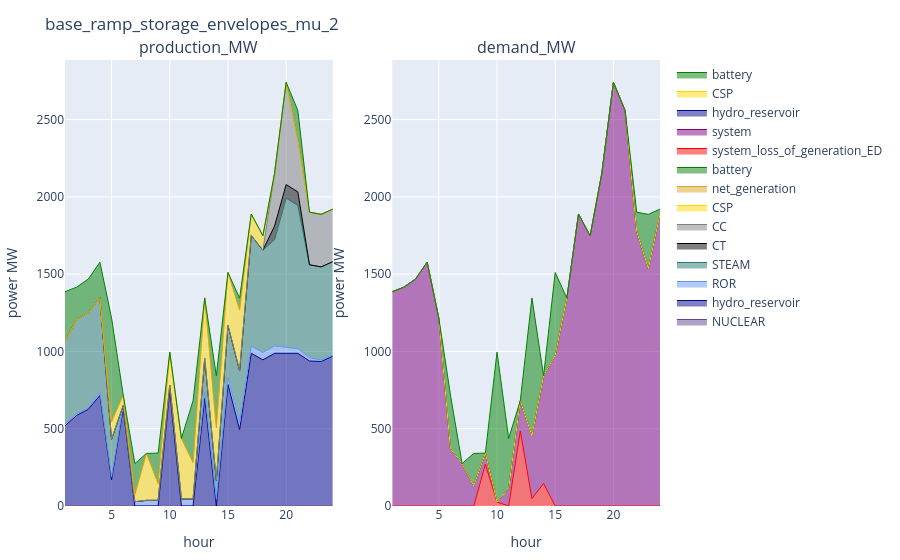

Notebook code cell kept with this figure:
### Code cell
config_ = config_2
supply_uc_ = supply_uc[(supply_uc.configuration .== config_) .& (supply_uc.day .== day_), :]
demand_uc_ = demand_uc[(demand_uc.configuration .== config_) .& (demand_uc.day .== day_), :]
reserve_uc_ = reserve_uc[(reserve_uc.configuration .== config_) .& (reserve_uc.day .== day_), :]
plot_supply_demand(supply_uc_, demand_uc_, string(config_))

### Figure 1 — Plotly figure (JSON) as saved in the notebook; plotly's stock layout.template omitted (floating-point values rounded to 4 significant figures)
{"data": [{"line": {"color": "rgba(95, 70, 144, 1)", "shape": "line", "width": 1}, "mode": "lines", "name": "NUCLEAR", "stackgroup": "one", "type": "scatter", "x": [1, 2, 3, 4, 5, 6, 7, 8, 9, 10, 11, 12, 13, 14, 15, 16, 17, 18, 19, 20, 21, 22, 23, 24], "xaxis": "x1", "y": [0, 0, 0, 0, 0, 0, 0, 0, 0, 0, 0, 0, 0, 0, 0, 0, 0, 0, 0, 0, 0, 0, 0, 0], "yaxis": "y1"}, {"line": {"color": "darkblue", "shape": "line", "width": 1}, "mode": "lines", "name": "hydro_reservoir", "stackgroup": "one", "type": "scatter", "x": [1, 2, 3, 4, 5, 6, 7, 8, 9, 10, 11, 12, 13, 14, 15, 16, 17, 18, 19, 20, 21, 22, 23, 24], "xaxis": "x1", "y": [518.6, 586.1, 625.7, 715.8, 169.3, 631.6, 0, 0, 0, 744.6, 0, 0, 697.2, 0, 786.9, 494.1, 988, 945.7, 988, 988, 988, 938.4, 934.9, 969.1], "yaxis": "y1"}, {"line": {"color": "cornflowerblue", "shape": "line", "width": 1}, "mode": "lines", "name": "ROR", "stackgroup": "one", "type": "scatter", "x": [1, 2, 3, 4, 5, 6, 7, 8, 9, 10, 11, 12, 13, 14, 15, 16, 17, 18, 19, 20, 21, 22, 23, 24], "xaxis": "x1", "y": [9.5, 9.3, 9.5, 18.5, 18.7, 19.5, 27.8, 36.6, 37.2, 37.9, 45.9, 46.3, 46.1, 45.7, 46.3, 46.1, 46.5, 47.9, 47.9, 39.7, 30.0, 20.6, 10.1, 9.5], "yaxis": "y1"}, {"line": {"color": "rgba(36, 121, 108, 1)", "shape": "line", "width": 1}, "mode": "lines", "name": "STEAM", "stackgroup": "one", "type": "scatter", "x": [1, 2, 3, 4, 5, 6, 7, 8, 9, 10, 11, 12, 13, 14, 15, 16, 17, 18, 19, 20, 21, 22, 23, 24], "xaxis": "x1", "y": [536.7, 613.0, 613.0, 613.0, 244.0, 0, 0, 0, 0, 0, 0, 0, 212.0, 120.0, 336.0, 336.0, 716.3, 662.0, 687.0, 964, 926.6, 602, 602, 602], "yaxis": "y1"}, {"line": {"color": "black", "shape": "line", "width": 1}, "mode": "lines", "name": "CT", "stackgroup": "one", "type": "scatter", "x": [1, 2, 3, 4, 5, 6, 7, 8, 9, 10, 11, 12, 13, 14, 15, 16, 17, 18, 19, 20, 21, 22, 23, 24], "xaxis": "x1", "y": [0, 0, 0, 0, 0, 0, 0, 0, 0, 0, 0, 0, 0, 0, 0, 0, 0, 0, 88, 88, 88, 0, 0, 0], "yaxis": "y1"}, {"line": {"color": "grey", "shape": "line", "width": 1}, "mode": "lines", "name": "CC", "stackgroup": "one", "type": "scatter", "x": [1, 2, 3, 4, 5, 6, 7, 8, 9, 10, 11, 12, 13, 14, 15, 16, 17, 18, 19, 20, 21, 22, 23, 24], "xaxis": "x1", "y": [0, 0, 0, 0, 0, 0, 0, 0, 0, 0, 0, 0, 0, 0, 0, 0, 0, 0, 340.0, 661.7, 340.0, 340.0, 340.0, 340.0], "yaxis": "y1"}, {"line": {"color": "gold", "shape": "line", "width": 1}, "mode": "lines", "name": "CSP", "stackgroup": "one", "type": "scatter", "x": [1, 2, 3, 4, 5, 6, 7, 8, 9, 10, 11, 12, 13, 14, 15, 16, 17, 18, 19, 20, 21, 22, 23, 24], "xaxis": "x1", "y": [0, 0, 0, 0, 113.7, 67.3, 46.74, 303.7, 106.8, 195.7, 391, 234.6, 391, 340.1, 341.9, 391, 138.1, 92.68, 0, 0, 0, 0, 0, 0], "yaxis": "y1"}, {"line": {"color": "goldenrod", "shape": "line", "width": 1}, "mode": "lines", "name": "net_generation", "stackgroup": "one", "type": "scatter", "x": [1, 2, 3, 4, 5, 6, 7, 8, 9, 10, 11, 12, 13, 14, 15, 16, 17, 18, 19, 20, 21, 22, 23, 24], "xaxis": "x1", "y": [0, 0, 0, 0, 0, 0, 0, 0, 0, 17.37, 0, 0, 0, 0, 0, 0, 0, 0, 0, 0, 0, 0, 0, 0], "yaxis": "y1"}, {"line": {"color": "green", "shape": "line", "width": 1}, "mode": "lines", "name": "battery", "stackgroup": "one", "type": "scatter", "x": [1, 2, 3, 4, 5, 6, 7, 8, 9, 10, 11, 12, 13, 14, 15, 16, 17, 18, 19, 20, 21, 22, 23, 24], "xaxis": "x1", "y": [321.7, 207.5, 220.3, 230.1, 670, 0, 200, 0, 198.0, 0, 0, 400, 0, 336.6, 0, 77.58, 0, 0, 0, 0, 186.6, 0, 0, 0], "yaxis": "y1"}, {"line": {"color": "red", "shape": "line", "width": 1}, "mode": "lines", "name": "system_loss_of_generation_ED", "stackgroup": "one", "type": "scatter", "x": [4, 9, 10, 12, 13, 14], "xaxis": "x2", "y": [4.657, 269.9, 25.59, 485.3, 48.75, 145.5], "yaxis": "y2"}, {"line": {"color": "purple", "shape": "line", "width": 1}, "mode": "lines", "name": "system", "stackgroup": "one", "type": "scatter", "x": [1, 2, 3, 4, 5, 6, 7, 8, 9, 10, 11, 12, 13, 14, 15, 16, 17, 18, 19, 20, 21, 22, 23, 24], "xaxis": "x2", "y": [1386.0, 1416.0, 1468.0, 1573.0, 1216.0, 369.3, 274.5, 129.8, 72.07, 0, 113.5, 195.6, 405.0, 696.9, 975.5, 1345.0, 1889.0, 1748.0, 2151.0, 2741.0, 2559.0, 1775.0, 1536.0, 1889.0], "yaxis": "y2"}, {"line": {"color": "darkblue", "shape": "line", "width": 1}, "mode": "lines", "name": "hydro_reservoir", "stackgroup": "one", "type": "scatter", "x": [1, 2, 3, 4, 5, 6, 7, 8, 9, 10, 11, 12, 13, 14, 15, 16, 17, 18, 19, 20, 21, 22, 23, 24], "xaxis": "x2", "y": [0, 0, 0, 0, 0, 0, 0, 0, 0, 0, 0, 0, 0, 0, 0, 0, 0, 0, 0, 0, 0, 0, 0, 0], "yaxis": "y2"}, {"line": {"color": "gold", "shape": "line", "width": 1}, "mode": "lines", "name": "CSP", "stackgroup": "one", "type": "scatter", "x": [1, 2, 3, 4, 5, 6, 7, 8, 9, 10, 11, 12, 13, 14, 15, 16, 17, 18, 19, 20, 21, 22, 23, 24], "xaxis": "x2", "y": [0, 0, 0, 0, 0, 0, 0, 0, 0, 0, 0, 0, 0, 0, 0, 0, 0, 0, 0, 0, 0, 0, 0, 0], "yaxis": "y2"}, {"line": {"color": "green", "shape": "line", "width": 1}, "mode": "lines", "name": "battery", "stackgroup": "one", "type": "scatter", "x": [1, 2, 3, 4, 5, 6, 7, 8, 9, 10, 11, 12, 13, 14, 15, 16, 17, 18, 19, 20, 21, 22, 23, 24], "xaxis": "x2", "y": [0, 0, 0, 0, 0, 349.1, 0, 210.5, 0, 970, 323.4, 0, 892.6, 0, 535.6, 0, 0, 0, 0, 0, 0, 125.8, 351.2, 31.52], "yaxis": "y2"}], "layout": {"annotations": [{"font": {"size": 16}, "showarrow": false, "text": "production_MW", "x": 0.225, "xanchor": "center", "xref": "paper", "y": 1, "yanchor": "bottom", "yref": "paper"}, {"font": {"size": 16}, "showarrow": false, "text": "demand_MW", "x": 0.775, "xanchor": "center", "xref": "paper", "y": 1, "yanchor": "bottom", "yref": "paper"}], "margin": {"b": 50, "l": 50, "r": 50, "t": 60}, "title": "base_ramp_storage_envelopes_mu_2", "xaxis1": {"anchor": "y1", "domain": [0, 0.45], "title": {"text": "hour"}}, "xaxis2": {"anchor": "y2", "domain": [0.55, 1], "title": {"text": "hour"}}, "yaxis1": {"anchor": "x1", "domain": [0, 1], "title": {"text": "power MW"}}, "yaxis2": {"anchor": "x2", "domain": [0, 1], "title": {"text": "power MW"}}}}
